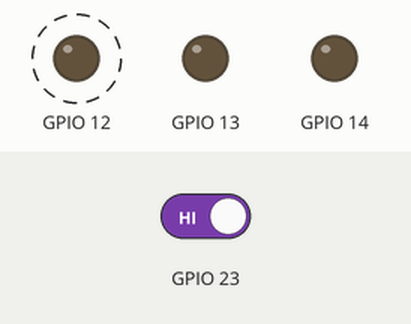
The sketch below on a simulated ESP32. On the bench: output pins drawn as LEDs (lit = HIGH). Dashed ring = blinking. Inputs (shaded band) come from the test bench; at power-on: GPIO 23 HIGH. What the sketch prints to the serial monitor is not drawn.

Above: at 1.92 s.
2.4 s: GPIO 23 driven LOW
At 2.8 s:
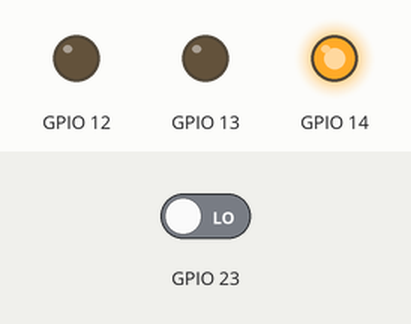
At 4.9 s:
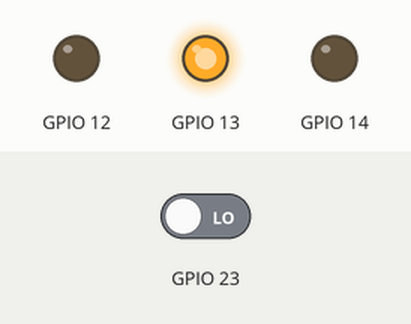
5.5 s: GPIO 23 driven HIGH
At 5.7 s:
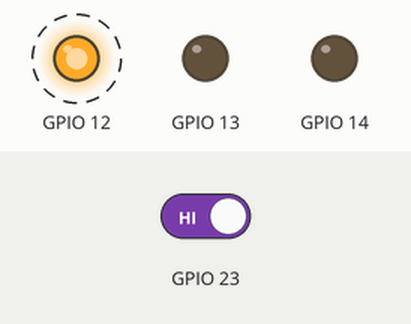
Timing chart, 0 to 14.6 s (numbered marks = the images above; inputs shaded):
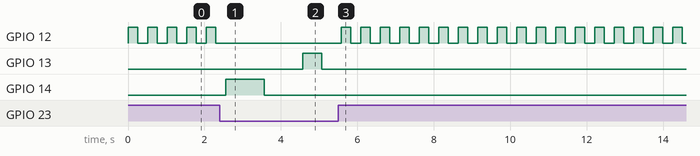

Measured:
- after the input at 2.4 s, GPIO 12: stops changing and stays LOW; GPIO 13: LOW → HIGH after 2.2 s, → LOW 0.50 s later; GPIO 14: LOW → HIGH after 0.16 s, → LOW 1.0 s later
- after the input at 5.5 s, GPIO 12: alternates HIGH for 0.25 s and LOW for 0.26 s, starting after 0.59 s; GPIO 13, GPIO 14: stops changing and stays LOW
- by itself, GPIO 12: alternates HIGH for 0.25 s and LOW for 0.26 s

The sketch:

PiscaComFuncao.ino
```cpp
void pisca(unsigned int led, unsigned int tempo)
{
  digitalWrite(led, HIGH);
  delay(tempo);
  digitalWrite(led, LOW);
  delay(tempo);

}

int chave = 0;

void setup() {
  // put your setup code here, to run once:
  Serial.begin(115200);
  Serial.println("Hello, ESP32!");
  pinMode(12, OUTPUT);
  pinMode(13, OUTPUT);
  pinMode(14, OUTPUT);

  pinMode(23, INPUT);
}

void loop()
{


  // put your main code here, to run repeately:
  delay(10); // this speeds up the simulation


  switch (chave)
  {
    case 0:
    pisca(12, 250);
    if(digitalRead(23) ==0)
    { chave = 2;}
    else
     {chave = 0;}
    break;
    case 1:
    pisca(13, 500);
    chave = 0;
    break;
    case 2:
    pisca(14, 1000);
    chave = 1;
    break;
  }


}
```
